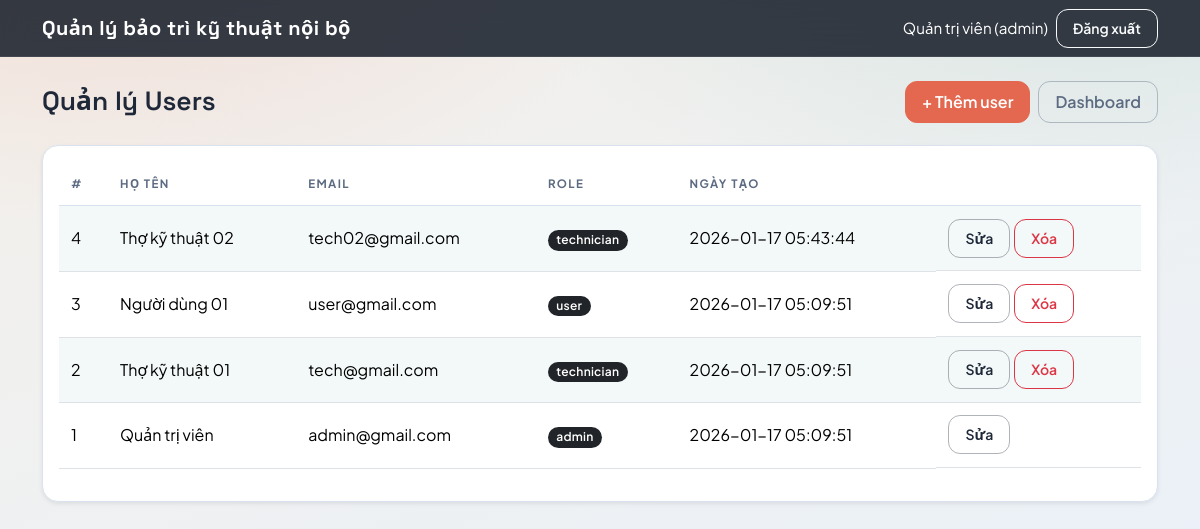
Page /users_list.php (signed in) on the committed database.
### tables this page shows
CREATE TABLE `users` (
  `id` int(11) NOT NULL,
  `full_name` varchar(100) NOT NULL,
  `email` varchar(120) NOT NULL,
  `password_hash` varchar(255) NOT NULL,
  `role` enum('admin','technician','user') NOT NULL DEFAULT 'user',
  `created_at` datetime NOT NULL DEFAULT current_timestamp()
);

### inc/auth.php (called while the page is built, shortened)
<?php
function is_logged_in(): bool {
    return isset($_SESSION['user']);
}
function current_user(): ?array {
    return $_SESSION['user'] ?? null;
}
function e(string $str): string {
    return htmlspecialchars($str, ENT_QUOTES, 'UTF-8');
}

### users_list.php (the view, shortened to what this page needs)
<?php
require_once __DIR__ . "/inc/db.php";
require_once __DIR__ . "/inc/auth.php";
$users = $pdo->query("SELECT id, full_name, email, role, created_at FROM users ORDER BY id DESC")->fetchAll();
include __DIR__ . "/inc/header.php";
?>
<div class="page-header">
  <h4 class="m-0">Quản lý Users</h4>
  <div class="d-flex gap-2">
    <a class="btn btn-dark" href="users_create.php">+ Thêm user</a>
    <a class="btn btn-outline-secondary" href="dashboard.php">Dashboard</a>
  </div>
</div>
<div class="card shadow-sm">
  <div class="card-body">
    <div class="table-responsive">
      <table class="table table-sm align-middle table-striped">
        <thead>
          <tr>
            <th>#</th><th>Họ tên</th><th>Email</th><th>Role</th><th>Ngày tạo</th><th></th>
          </tr>
        </thead>
        <tbody>
          <?php foreach ($users as $u): ?>
            <tr>
              <td><?= (int)$u['id'] ?></td>
              <td><?= e($u['full_name']) ?></td>
              <td><?= e($u['email']) ?></td>
              <td><span class="badge bg-dark"><?= e($u['role']) ?></span></td>
              <td><?= e($u['created_at']) ?></td>
              <td class="d-flex gap-1">
                <a class="btn btn-sm btn-outline-dark" href="users_edit.php?id=<?= (int)$u['id'] ?>">Sửa</a>
                <?php if ((int)$u['id'] !== (int)current_user()['id']): ?>
                  <a class="btn btn-sm btn-outline-danger"
                     onclick="return confirm('Xóa user này?');"
                     href="users_delete.php?id=<?= (int)$u['id'] ?>">Xóa</a>
                <?php endif; ?>
              </td>
            </tr>
          <?php endforeach; ?>
        </tbody>
      </table>
    </div>
  </div>
</div>
<?php include __DIR__ . "/inc/footer.php"; ?>

### inc/header.php (shortened to what this page needs)
<?php
require_once __DIR__ . "/auth.php";
?>
<!doctype html>
<html lang="vi">
<head>
  <link href="https://cdn.jsdelivr.net/npm/bootstrap@5.3.3/dist/css/bootstrap.min.css" rel="stylesheet">
</head>
<body class="app-body">
<nav class="navbar navbar-expand-lg navbar-dark app-nav">
  <div class="container">
    <a class="navbar-brand" href="dashboard.php">Quản lý bảo trì kỹ thuật nội bộ</a>
    <div class="d-flex gap-2">
      <?php if (is_logged_in()): ?>
        <span class="navbar-text text-white">
          <?= e(current_user()['full_name']) ?> (<?= e(current_user()['role']) ?>)
        </span>
        <a class="btn btn-sm btn-outline-light" href="logout.php">Đăng xuất</a>
      <?php else: ?>
        <a class="btn btn-sm btn-outline-light" href="login.php">Đăng nhập</a>
      <?php endif; ?>
    </div>
  </div>
</nav>
<div class="container app-container">

### inc/header.php (style rules this page uses)
:root { color-scheme: light; --bg-1: #f4f0ea; --bg-2: #e8f1fb; --ink: #1f2838; --ink-soft: #5c6b82; --accent: #e3684f; --accent-2: #1f8f7c; --card: #ffffff; --border: #d9e2ee; --shadow: 0 18px 45px rgba(20, 35, 60, 0.12); }
* { box-sizing: border-box; }
body.app-body { font-family: "Plus Jakarta Sans", "Segoe UI", sans-serif; color: var(--ink); background: radial-gradient(1000px 520px at 90% -10%, rgba(31, 143, 124, 0.12), transparent 60%), radial-gradient(900px 520px at 10% -10%, rgba(227, 104, 79, 0.14), transparent 60%), linear-gradient(160deg, var(--bg-1), var(--bg-2)); min-height: 100vh; }
a { text-decoration: none; }
.app-nav { background: rgba(21, 28, 40, 0.86); backdrop-filter: blur(14px); border-bottom: 1px solid rgba(255, 255, 255, 0.08); }
.app-nav .navbar-brand { font-family: "Space Grotesk", "Segoe UI", sans-serif; font-weight: 700; letter-spacing: 0.4px; }
.app-nav .navbar-text { font-size: 0.95rem; }
.app-container { padding-top: 24px; padding-bottom: 36px; }
.page-header { display: flex; align-items: center; justify-content: space-between; gap: 16px; flex-wrap: wrap; margin-bottom: 22px; animation: float-in 0.45s ease both; }
.page-title, .page-header h4, .page-header h5, .card h4, .card h5 { font-family: "Space Grotesk", "Segoe UI", sans-serif; font-weight: 600; margin: 0; font-size: clamp(1.2rem, 1.2rem + 0.6vw, 1.7rem); }
.card { border: 1px solid var(--border); border-radius: 16px; box-shadow: var(--shadow); background: var(--card); animation: float-in 0.6s ease both; }
.table { --bs-table-striped-bg: rgba(31, 143, 124, 0.05); }
.table thead th { text-transform: uppercase; font-size: 0.72rem; letter-spacing: 0.12em; color: var(--ink-soft); border-bottom-color: var(--border); }
.table td, .table th { padding: 0.8rem 0.75rem; }
.badge { border-radius: 999px; padding: 0.35em 0.7em; font-weight: 600; letter-spacing: 0.02em; }
.btn { border-radius: 12px; font-weight: 600; padding: 0.5rem 1rem; }
.btn-dark { background: var(--accent); border-color: var(--accent); }
.btn-outline-dark { color: var(--ink); border-color: rgba(31, 40, 56, 0.35); }
.btn-outline-secondary { color: var(--ink-soft); border-color: rgba(92, 107, 130, 0.4); }

### rows in the picture
users: full_name "Quản trị viên", role "admin", id "1", email "admin@gmail.com", created_at "2026-01-17 05:09:51"
users: id "4", full_name "Thợ kỹ thuật 02", email "tech02@gmail.com", role "technician", created_at "2026-01-17 05:43:44"
users: id "3", full_name "Người dùng 01", email "user@gmail.com", role "user", created_at "2026-01-17 05:09:51"
users: id "2", full_name "Thợ kỹ thuật 01", email "tech@gmail.com", role "technician", created_at "2026-01-17 05:09:51"
